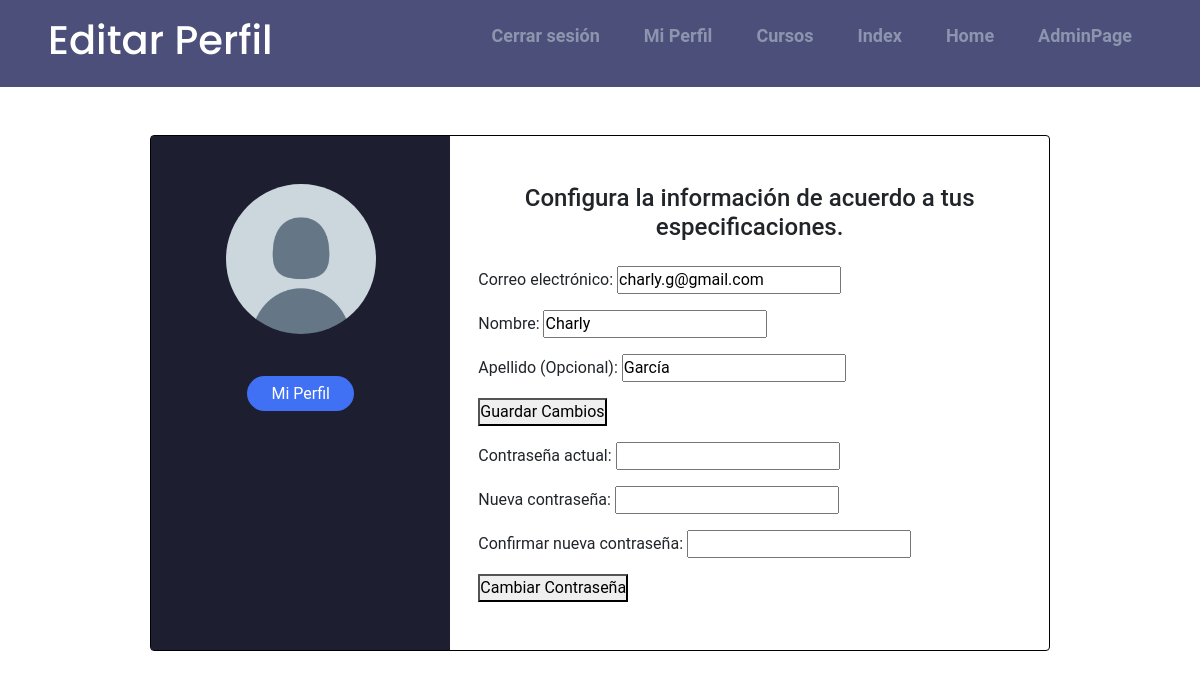
The app's page /profile/edit/ (signed in) with its own data.
### tasks/models.py (models this page shows)
class CustomUser(AbstractUser):
    USER_TYPE_CHOICES = (
        (1, 'normal'),
        (2, 'organizacion'),
    )
    user_type = models.PositiveSmallIntegerField(choices=USER_TYPE_CHOICES, null="True", blank="True")
    email = models.EmailField(max_length=254)
    first_name = models.CharField(max_length=30)
    last_name = models.CharField(max_length=30, null=True, blank=True)
    groups = models.ManyToManyField(Group, related_name="customuser_groups")
    user_permissions = models.ManyToManyField(Permission, related_name="customuser_user_permissions")

### tasks/views.py (the view)
# urls.py: path('profile/edit/', views.edit_profile, name='edit_profile'),
@login_required
def edit_profile(request):
    if request.method == 'POST':
        form = EditProfileForm(request.POST, instance=request.user)
        if 'submit-profile' in request.POST:
            if form.is_valid():
                form.save()
                return redirect('profile', username=request.user.username)
        elif 'submit-password' in request.POST:
            password_form = CustomPasswordChangeForm(request.user, request.POST)
            if password_form.is_valid():
                user = password_form.save()
                update_session_auth_hash(request, user)  # Actualiza la sesión para que no sea necesario volver a iniciar sesión
                return redirect('profile', username=request.user.username)
    else:
        form = EditProfileForm(instance=request.user)
        password_form = CustomPasswordChangeForm(request.user)
    return render(request, 'tasks/perfiles/edit_profile.html', {'form': form, 'password_form': password_form})

### tasks/forms.py
class EditProfileForm(UserChangeForm):
    class Meta:
        model = CustomUser
        fields = ('email', 'first_name', 'last_name')
        labels = {
            'email': 'Correo electrónico',
            'first_name': 'Nombre',
            'last_name': 'Apellido (Opcional)',
        }
    def __init__(self, *args, **kwargs):
        super(EditProfileForm, self).__init__(*args, **kwargs)
        del self.fields['password']

class CustomPasswordChangeForm(PasswordChangeForm):
    old_password = forms.CharField(
        label="Contraseña actual",
        strip=False,
        widget=forms.PasswordInput(attrs={'autocomplete': 'current-password', 'autofocus': True}),
    )
    new_password1 = forms.CharField(
        label="Nueva contraseña",
        strip=False,
        widget=forms.PasswordInput(attrs={'autocomplete': 'new-password'}),
    )
    new_password2 = forms.CharField(
        label="Confirmar nueva contraseña",
        strip=False,
        widget=forms.PasswordInput(attrs={'autocomplete': 'new-password'}),
    )

### tasks/templates/tasks/perfiles/edit_profile.html (shortened to what this page needs)
{% extends "../bases/header_base.html" %}
{% block header %}
  <h1 class="logo-letras"> Editar Perfil </h1>
{% endblock %}
{% block content %}
<link rel="stylesheet" href="https://cdn.jsdelivr.net/npm/bootstrap@5.0.0-alpha1/dist/css/bootstrap.min.css">
<div class="container rounded bg-white mt-5 mb-5" style="max-width: 900px; border: 1px solid black;">
  <div class="row">
      <div class="col-md-4 border-right" style="background-color:#1D1F31;">
          <div class="d-flex flex-column align-items-center text-center p-3 py-5"><img class="rounded-circle mb-5" width="150px" src="../../../static/tasks/img/perfil.png"><span class="font-weight-bold"><a href="{% url 'profile' request.user.username %}" class="button">Mi Perfil</a></span></div>
      </div>
      <div class="col-md-8 border-right">
          <div class="p-3 py-5">
              <div class="d-flex justify-content-between align-items-center mb-3">
                  <h4 class="text-center">Configura la información de acuerdo a tus especificaciones.</h4>
              </div>
              <div class="row mt-2">
                <form method="POST">
                  {{ form.as_p }}
                  <button type="submit" name="submit-profile">Guardar Cambios</button>
                </form>
              </div>
              <div class="row mt-3">
                <form method="POST">
                  {{ password_form.as_p }}
                  <button type="submit" name="submit-password">Cambiar Contraseña</button>
                </form>
              </div>
          </div>
      </div>
  </div>
</div>
<link rel="stylesheet" href="../../../static/frontend/edit-profile.css">
{% endblock %}

### tasks/static/frontend/edit-profile.css (style rules this page uses)
.logo-letras { font-family: "Poppins", sans-serif; color: white; }
.button { text-decoration: none; color: #fff; font-size: 16px; font-weight: 400; border: none; border-radius: 24px; padding: 8px 24px; background-color: #4070f4; cursor: pointer; transition: all 0.3s ease; }

### tasks/templates/tasks/bases/header_base.html (style rules this page uses)
* { margin: 0; padding: 0; font-family: 'Roboto', sans-serif; box-sizing: border-box; }

### records on screen
CustomUser: email "charly.g@gmail.com", first_name "Charly", last_name "García"
